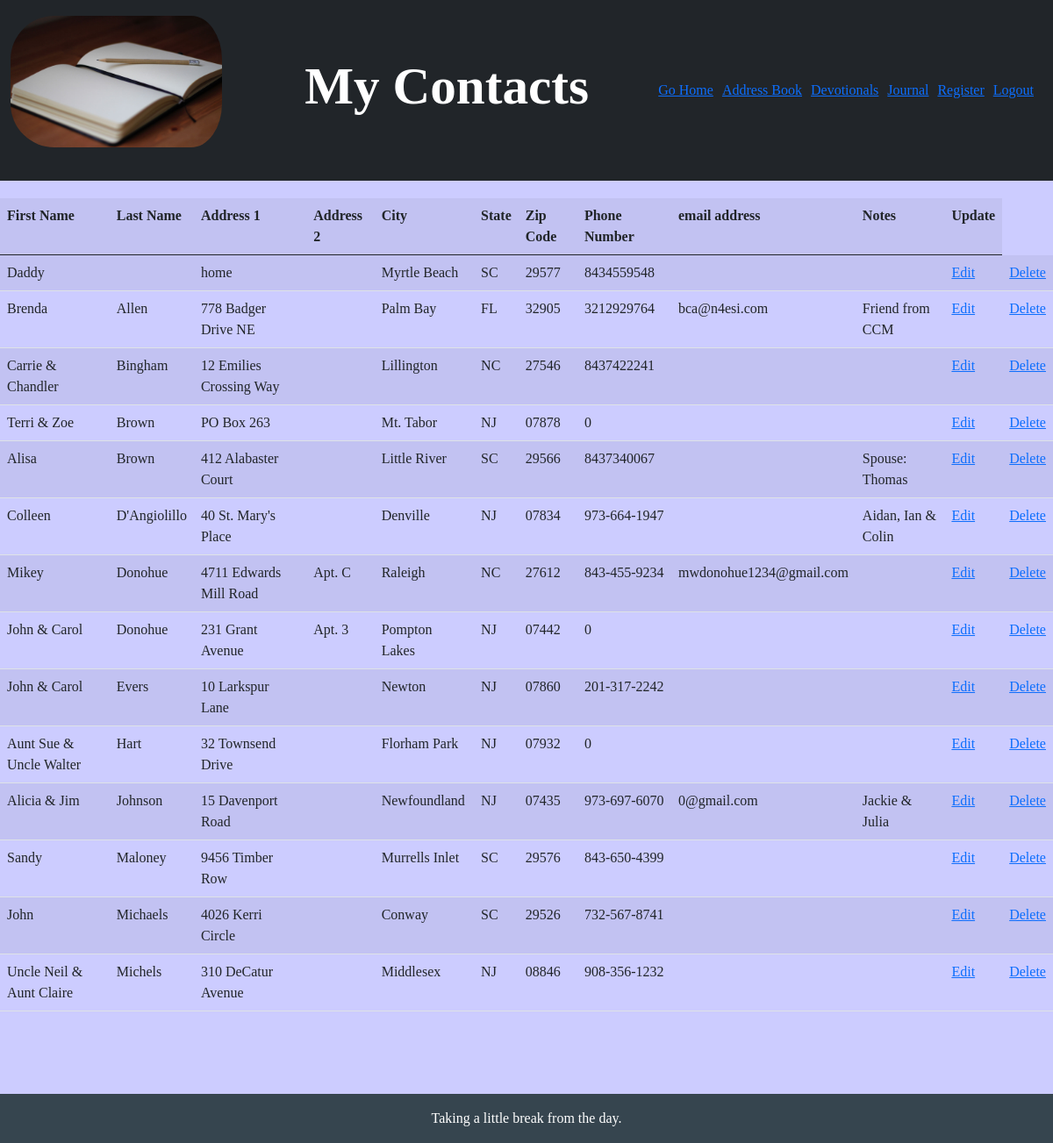
Page /address_list (signed in) on the earlier database version.
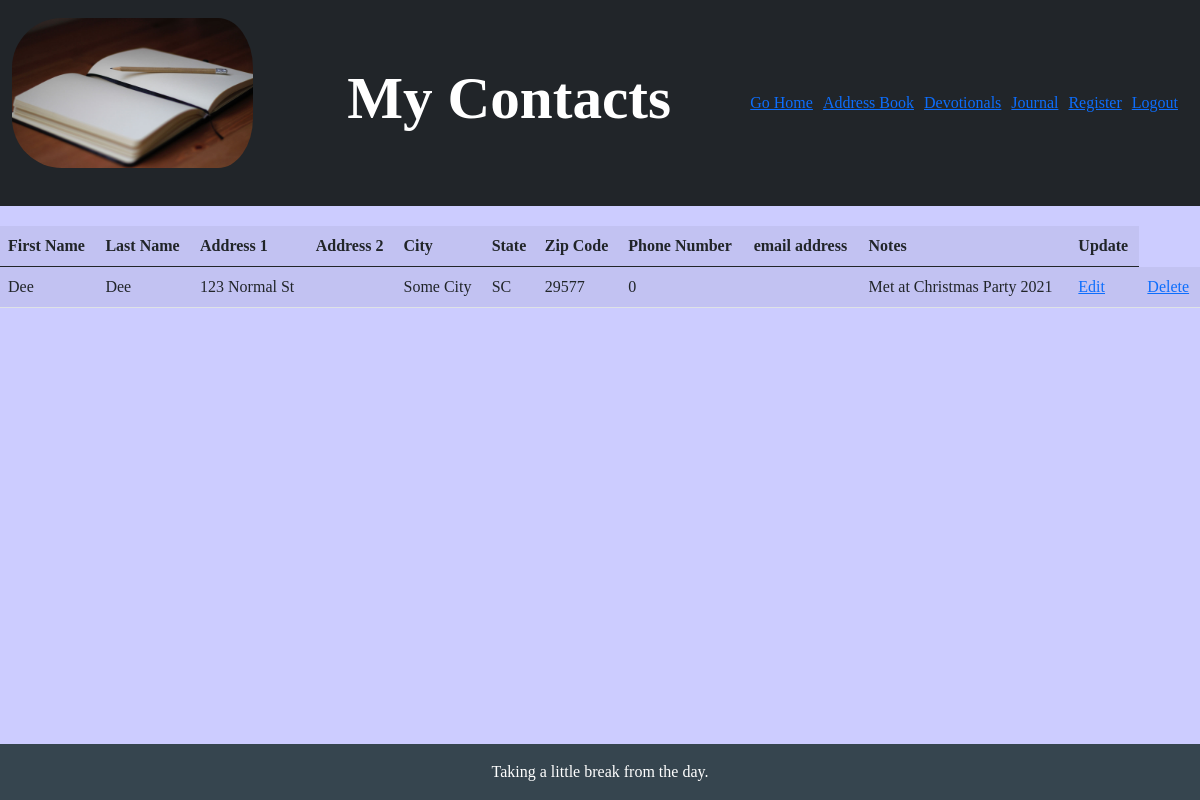
Same page on the later database version.
### application.py (models this page shows, shortened)
class Addresses(db.Model):
    id = db.Column('id', db.Integer, primary_key=True)
    user_id = db.Column('user_id', db.Integer,
                        db.ForeignKey('users.id'), nullable=False)
    first_name = db.Column('first_name', db.TEXT, nullable=False)
    last_name = db.Column('last_name', db.TEXT, nullable=True)
    street1 = db.Column('street1', db.TEXT, nullable=False)
    street2 = db.Column('street2', db.TEXT, nullable=True)
    city = db.Column('city', db.TEXT, nullable=True)
    state = db.Column('state', db.CHAR(2), nullable=True)
    zip_code = db.Column('zip_code', db.VARCHAR(10), nullable=True)
    phone = db.Column('phone', db.VARCHAR(22), nullable=False)
    email = db.Column('email', db.TEXT, nullable=True)
    notes = db.Column('notes', db.TEXT, nullable=True)

### application.py (the view)
@app.route("/address_list")
@login_required
def address_list():
    user_id = session["user_id"]
    contact = Addresses.query.filter_by(
        user_id=user_id).order_by(Addresses.last_name).all()
    return render_template("address_list.html", contacts=contact)

### application.py (called while the page is built)
def login_required(f):
    @wraps(f)
    def wrap(*args, **kwargs):
        if session.get("user_id") is None:
            return redirect("/login")
        return f(*args, **kwargs)
    return wrap

### templates/address_list.html (shortened to what this page needs)
{% extends "layout.html" %}
{% block body %}
<nav class="navbar navbar-expand-sm bg-dark navbar-dark">
    <div class="container-fluid">
        <div class="navbar-header">
            <a class="navbar-brand"><img id="logo" src="static/images/blank-journal.jpg" alt="Logo"></a>
        </div>
        <h2>My Contacts</h2>
        <ul class="nav navbar-nav navbar-right">
            <li><a href="/"> Go Home</a></li>
            <li><a href="/address_book"> Address Book</a></li>
            <li><a href="/verses"> Devotionals</a></li>
            <li><a href="/journal"> Journal</a></li>
            <li><a href="/register"> Register</a></li>
            <li><a href="/logout"> Logout</a></li>
        </ul>
    </div>
</nav>
<table class="table table-striped">
    <tr>
        <th>First Name</th>
        <th>Last Name</th>
        <th>Address 1</th>
        <th>Address 2</th>
        <th>City</th>
        <th>State</th>
        <th>Zip Code</th>
        <th>Phone Number</th>
        <th>email address</th>
        <th>Notes</th>
        <th>Update</th>
    </tr>
    <tbody>
        {% for contact in contacts %}
        <tr>
            <td>{{contact["first_name"]}}</td>
            <td>{{contact["last_name"]}}</td>
            <td>{{contact["street1"]}}</td>
            <td>{{contact["street2"]}}</td>
            <td>{{contact["city"]}}</td>
            <td>{{contact["state"]}}</td>
            <td>{{contact["zip_code"]}}</td>
            <td>{{contact["phone"]}}</td>
            <td>{{contact["email"]}}</td>
            <td>{{contact["notes"]}}</td>
            <td><a href="/edit_contact/{{contact['id']}}">Edit</a></td>
            <td><a href="/delete/{{contact['id']}}">Delete</a></td>
        </tr>
        {% endfor %}
</table>
<div class="footer">
    <footer>
        <div id="foot" class="text-center p-3">
            Taking a little break from the day.
    </footer>
</div>
{% endblock %}

Differences in the rows shown:
removed Addresses: first_name "Daddy", street1 "home", city "Myrtle Beach", state "SC", zip_code "29577", phone "8434559548"
removed Addresses: first_name "Brenda", last_name "Allen", street1 "778 Badger Drive NE", city "Palm Bay", state "FL", zip_code "32905", phone "3212929764", email "bca@n4esi.com", notes "Friend from CCM"
removed Addresses: first_name "Carrie & Chandler", last_name "Bingham", street1 "12 Emilies Crossing Way", city "Lillington", state "NC", zip_code "27546", phone "8437422241"
removed Addresses: first_name "Terri & Zoe", last_name "Brown", street1 "PO Box 263", city "Mt. Tabor", state "NJ", zip_code "07878", phone "0"
removed Addresses: first_name "Alisa", last_name "Brown", street1 "412 Alabaster Court", city "Little River", state "SC", zip_code "29566", phone "8437340067", notes "Spouse: Thomas"
removed Addresses: first_name "Colleen", last_name "D'Angiolillo", street1 "40 St. Mary's Place", city "Denville", state "NJ", zip_code "07834", phone "973-664-1947", notes "Aidan, Ian & Colin"
removed Addresses: first_name "Mikey", last_name "Donohue", street1 "4711 Edwards Mill Road", street2 "Apt. C", city "Raleigh", state "NC", zip_code "27612", phone "843-455-9234", email "mwdonohue1234@gmail.com"
removed Addresses: first_name "John & Carol", last_name "Donohue", street1 "231 Grant Avenue", street2 "Apt. 3", city "Pompton Lakes", state "NJ", zip_code "07442", phone "0"
removed Addresses: first_name "John & Carol", last_name "Evers", street1 "10 Larkspur Lane", city "Newton", state "NJ", zip_code "07860", phone "201-317-2242"
removed Addresses: first_name "Aunt Sue & Uncle Walter", last_name "Hart", street1 "32 Townsend Drive", city "Florham Park", state "NJ", zip_code "07932", phone "0"
removed Addresses: first_name "Alicia & Jim", last_name "Johnson", street1 "15 Davenport Road", city "Newfoundland", state "NJ", zip_code "07435", phone "973-697-6070", email "0@gmail.com", notes "Jackie & Julia"
removed Addresses: first_name "Sandy", last_name "Maloney", street1 "9456 Timber Row", city "Murrells Inlet", state "SC", zip_code "29576", phone "843-650-4399"
removed Addresses: first_name "John", last_name "Michaels", street1 "4026 Kerri Circle", city "Conway", state "SC", zip_code "29526", phone "732-567-8741"
removed Addresses: first_name "Uncle Neil & Aunt Claire", last_name "Michels", street1 "310 DeCatur Avenue", city "Middlesex", state "NJ", zip_code "08846", phone "908-356-1232"
added Addresses: first_name "Dee", last_name "Dee", street1 "123 Normal St", city "Some City", state "SC", zip_code "29577", phone "0", notes "Met at Christmas Party 2021"
